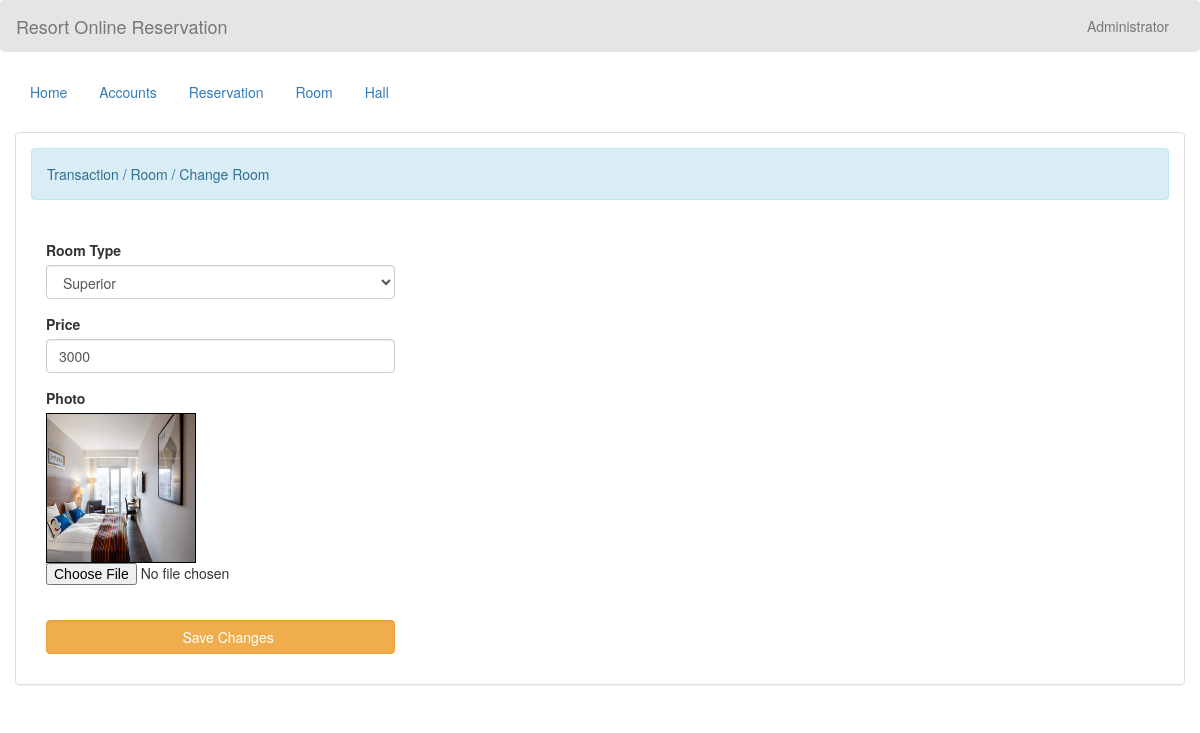
The page /edit_room.php?room_id=1 (signed in) on the database its author committed.
### tables this page shows
CREATE TABLE IF NOT EXISTS `room` (
  `room_id` int NOT NULL AUTO_INCREMENT,
  `room_type` varchar(50) NOT NULL,
  `price` varchar(11) NOT NULL,
  `photo` varchar(100) NOT NULL,
  PRIMARY KEY (`room_id`)
);

### name.php (called while the page is built)
<?php
	require 'connect.php';
	$query = $conn->query("SELECT * FROM `admin` WHERE `admin_id` = '$_SESSION[admin_id]'") or die(mysqli_error());
	$fetch = $query->fetch_array();
	$name = $fetch['name'];
?>

### edit_room.php (the view, shortened to what this page needs)
<!DOCTYPE html>
<?php
	require 'name.php';
?>
<html lang = "en">
	<head>
		<link rel = "stylesheet" type = "text/css" href = "../css/bootstrap.css " />
		<link rel = "stylesheet" type = "text/css" href = "../css/style.css" />
	</head>
<body>
	<nav style = "background-color:rgba(0, 0, 0, 0.1);" class = "navbar navbar-default">
		<div  class = "container-fluid">
			<div class = "navbar-header">
				<a class = "navbar-brand" >Resort Online Reservation</a>
			</div>
			<ul class = "nav navbar-nav pull-right ">
				<li class = "dropdown">
					<a class="dropdown-toggle" data-toggle="dropdown" role="button" aria-haspopup="true" aria-expanded="false"><i class = "glyphicon glyphicon-user"></i> <?php echo $name;?></a>
				</li>
			</ul>
		</div>
	</nav>
	<div class = "container-fluid">
		<ul class = "nav nav-pills">
			<li><a href = "home.php">Home</a></li>
			<li><a href = "account.php">Accounts</a></li>
			<li><a href = "reserve.php">Reservation</a></li>
			<li><a href = "room.php">Room</a></li>
			<li><a href = "hall.php">Hall</a></li>
		</ul>
	</div>
	<br />
	<div class = "container-fluid">
		<div class = "panel panel-default">
			<div class = "panel-body">
				<div class = "alert alert-info">Transaction / Room / Change Room</div>
				<br />
				<div class = "col-md-4">
					<?php
						$query = $conn->query("SELECT * FROM `room` WHERE `room_id` = '$_REQUEST[room_id]'") or die(mysqli_error());
						$fetch = $query->fetch_array();
					?>
					<form method = "POST" enctype = "multipart/form-data">
						<div class = "form-group">
							<label>Room Type </label>
							<select class = "form-control" required = required name = "room_type">
								<option value = "Superior" <?php if($fetch['room_type'] == "Superior"){echo "selected";}?>>Superior</option>
							</select>
						</div>
						<div class = "form-group">
							<label>Price </label>
							<input type = "number" min = "0" max = "999999999" value = "<?php echo $fetch['price']?>" class = "form-control" name = "price" />
						</div>
						<div class = "form-group">
							<label>Photo </label>
							<div id = "preview" style = "width:150px; height :150px; border:1px solid #000;">
								<img src = "../photo/<?php echo $fetch['photo']?>" id = "lbl" width = "100%" height = "100%"/>
							</div>
							<input type = "file" required = "required" id = "photo" name = "photo" />
						</div>
						<br />
						<div class = "form-group">
							<button name = "edit_room" class = "btn btn-warning form-control"><i class = "glyphicon glyphicon-edit"></i> Save Changes</button>
						</div>
					</form>
				</div>
			</div>
		</div>
	</div>
	<br />
	<br />
</body>
</html>

### rows shown on the page
room: room_type "Superior", price "3000", photo (picture)

### other values the page prints
$name "Administrator"
